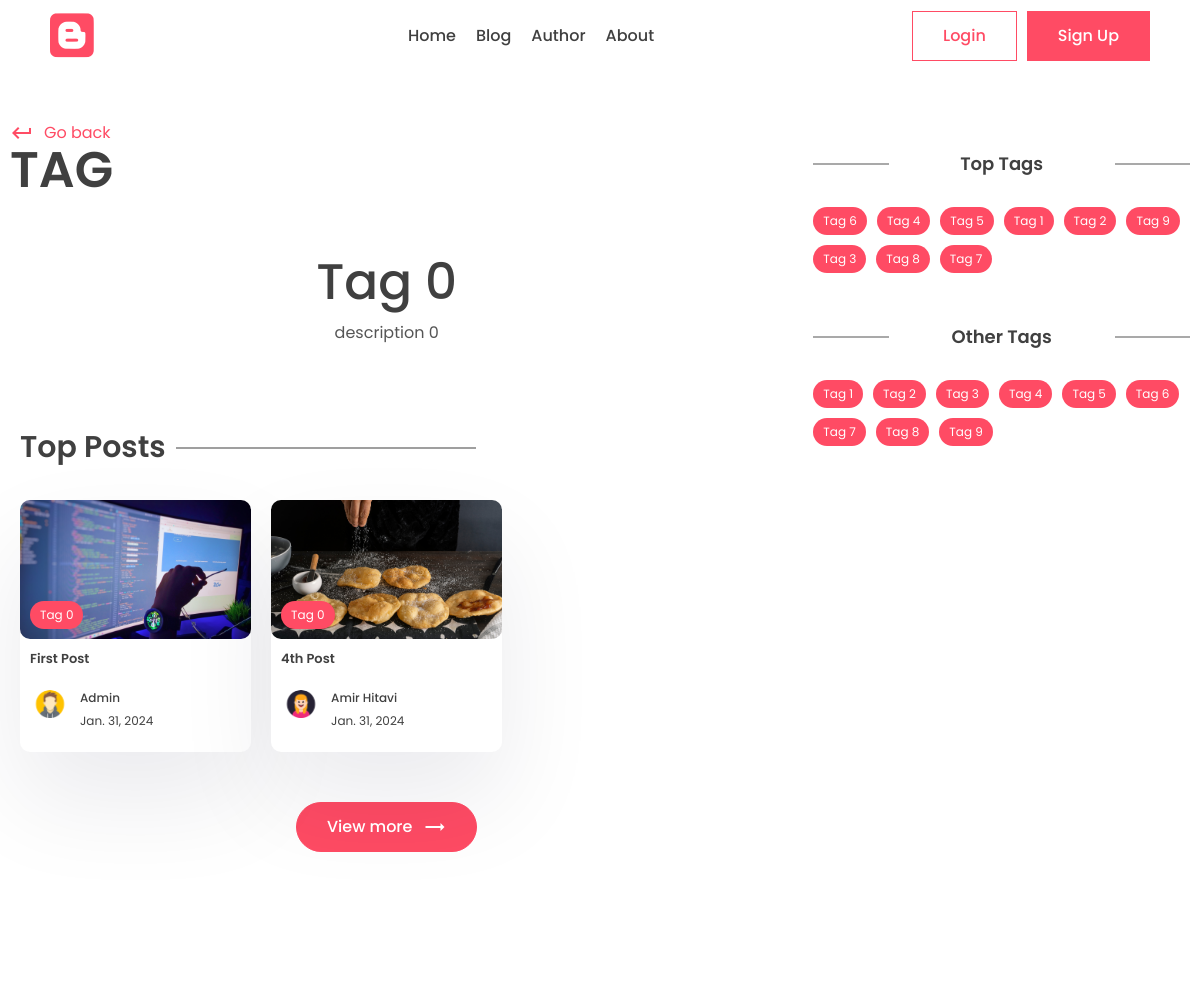
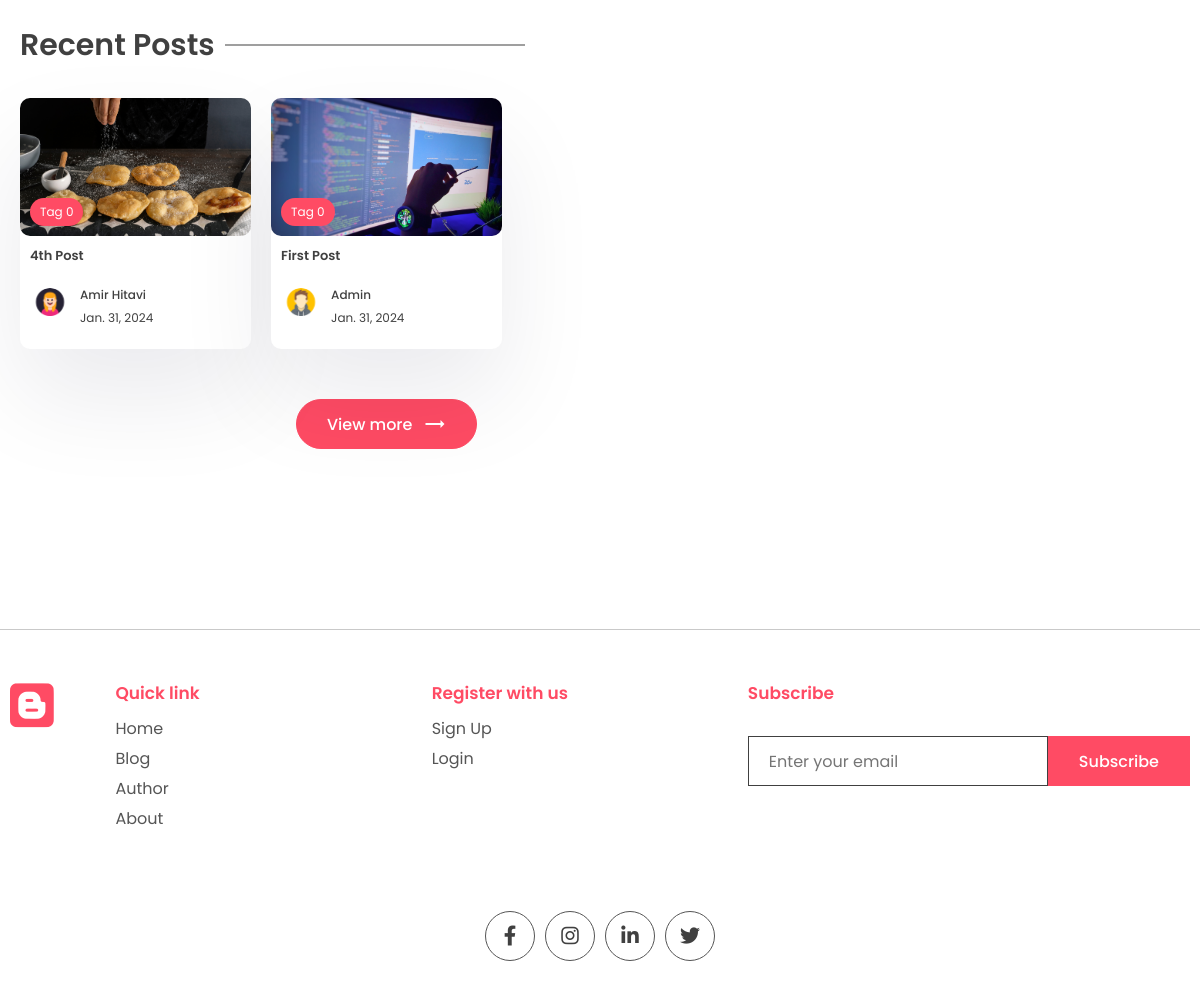
The app's page /tag/tag-0 with its own data (2 pictures, top to bottom).
### app/models.py (models this page shows, shortened)
class Tag(models.Model):
    name = models.CharField(max_length=255)
    description = models.CharField(max_length=255)
    slug = models.CharField(max_length=255, unique=True, blank=True)

class Post(models.Model):
    title = models.CharField(max_length=255)
    content = models.TextField()
    last_updated = models.DateTimeField(auto_now=True)
    slug = models.SlugField(max_length=255, unique=True, blank=True)
    image = models.ImageField(upload_to="images/", null=True, blank=True)
    tags = models.ManyToManyField(Tag, blank=True, related_name="post")
    view_count = models.IntegerField(default=0)
    is_featured = models.BooleanField(default=False)
    author = models.ForeignKey(User, on_delete=models.CASCADE, null=True, blank=True)
    bookmarks = models.ManyToManyField(User, related_name="bookmarks", default=None, blank=True)
    likes = models.ManyToManyField(User, related_name="likes", default=None, blank=True)

class Profile(models.Model):
    user = models.OneToOneField(User, on_delete=models.CASCADE)
    bio = models.TextField()
    profile_image = models.ImageField(upload_to="images/", null=True, blank=True)
    slug = models.SlugField(max_length=255, unique=True, blank=True)

### app/views.py (the view)
# urls.py: path('tag/<slug:slug>', views.tag_page, name="tag_page"),
def tag_page(request, slug):
    tag = Tag.objects.get(slug=slug)
    top_posts = Post.objects.filter(tags__in=[tag.id]).order_by("-view_count")[:3]
    recent_posts = Post.objects.filter(tags__in=[tag.id]).order_by("-last_updated")[:3]
    top_tags = Tag.objects.exclude(slug=slug).annotate(post_count=Count('post')).order_by('-post_count')[:10]
    other_tags = Tag.objects.exclude(slug=slug)[:10]
    context = {
        "tag": tag,
        "top_posts": top_posts,
        "recent_posts": recent_posts,
        "top_tags": top_tags,
        "other_tags": other_tags
    }
    return render(request, "app/tag.html", context)

### app/templates/app/tag.html (shortened to what this page needs)
{% extends 'base.html' %}
{% block content %}
  <div class="container">
    <div class="layout">
      <div class="left">
        <div class="page-top">
          <div class="top flex">
            <div class="page-name">
              <a href="{% url 'index' %}" class="learn">
                  <span class="material-icons">keyboard_return</span> Go back
              </a>
              <h1>Tag</h1>
            </div>
          </div>
        </div>
        <center>
          <div class="typo">
            <h1 class="title">{{ tag.name | title }}</h1>
            <p>{{ tag.description | safe }}</p>
          </div>
        </center>
        <section class="sp">
          <div class="container">
            <h1 class="sec-title">Top Posts</h1>
            <div class="grid-3 blog-grid">
              {% for post in top_posts %}
                <a href="{% url 'post_page' post.slug %}">
                  <div class="card">
                    <div class="post-img">
                      <img src="{{ post.image.url }}" alt="" />
                      <div class="tag">{{ post.tags.all.0.name }}</div>
                    </div>
                    <div class="card-content">
                      <h3>{{ post.title | title }}</h3>
                      <div class="author">
                        <div class="profile-pic">
                          <img src="{{ post.author.profile.profile_image.url }}" alt="" />
                        </div>
                        <div class="details">
                          {% if post.author.first_name and post.author.last_name %}
                            <p>{{ post.author.first_name | title }} {{ post.author.last_name | title }}</p>
                          {% else %}
                            <p>{{ post.author.username | title }}</p>
                          {% endif %}
                          <small>{{ post.last_updated | date }}</small>
                        </div>
                      </div>
                    </div>
                  </div>
                </a>
              {% endfor %}
            </div>
            <center>
                <a href="{% url 'all_posts' %}">
                    <button class="btn btn-primary rounded view">
                        View more <span class="material-icons">trending_flat</span>
                    </button>
                </a>
            </center>
          </div>
        </section>
        <section class="sp">
          <div class="container">
            <h1 class="sec-title">Recent Posts</h1>
            <div class="grid-3 blog-grid">
              {% for post in recent_posts %}
                <a href="{% url 'post_page' post.slug %}">
                  <div class="card">
                    <div class="post-img">
                      <img src="{{ post.image.url }}" alt="" />
                      <div class="tag">{{ post.tags.all.0.name }}</div>
                    </div>
                    <div class="card-content">
                      <h3>{{ post.title | title }}</h3>
                      <div class="author">
                        <div class="profile-pic">
                          <img src="{{ post.author.profile.profile_image.url }}" alt="" />
                        </div>
                        <div class="details">
                          {% if post.author.first_name and post.author.last_name %}
                            <p>{{ post.author.first_name | title }} {{ post.author.last_name | title }}</p>
                          {% else %}
                            <p>{{ post.author.profile.user.username | title }}</p>
                          {% endif %}
                          <small>{{ post.last_updated | date }}</small>
                        </div>
                      </div>
                    </div>
                  </div>
                </a>
              {% endfor %}
            </div>
            <center>
                <a href="{% url 'all_posts' %}">
                    <button class="btn btn-primary rounded view">
                        View more <span class="material-icons">trending_flat</span>
                    </button>
                </a>
            </center>
          </div>
        </section>
      </div>
      <div class="right">
        <div class="block">
          <h2 class="title2">Top Tags</h2>
          <div class="blog-tags">
            {% for tag in top_tags %}
              <a class="tag" href="{% url 'tag_page' tag.slug %}">{{ tag.name }}</a>
            {% endfor %}
          </div>
        </div>
        <div class="block">
          <h2 class="title2">Other Tags</h2>
          <div class="blog-tags">
            {% for tag in other_tags %}
              <a class="tag" href="{% url 'tag_page' tag.slug %}">{{ tag.name }}</a>
            {% endfor %}
          </div>
        </div>
      </div>
    </div>
  </div>
{% endblock %}

### app/static/app/style.css (style rules this page uses)
* { margin: 0; padding: 0; box-sizing: border-box; text-decoration: none; border: none; outline: none; list-style: none; font-family: "Poppins", sans-serif; color: var(--black); }
:root { --red: #ff4b64; --black: #404040; --des: #555555; --shadow: #ffffff1a 0px 1px 1px 0px inset, #32325d40 0px 50px 100px -20px, #0000004d 0px 30px 60px -30px; --shadow2: rgba(17, 12, 46, 0.084) 0px 48px 100px 0px; }
html { font-size: 62.5%; }
[class*="grid"] { display: grid; }
img { width: 100%; }
.container { max-width: 1220px; margin: auto; padding: 0 10px; }
p, a { font-size: 1.6rem; color: var(--des); }
.btn { cursor: pointer; height: 5rem; padding: 0 3rem; font-size: 1.6rem; font-weight: 500; border: 1px solid var(--red); display: flex; align-items: center; justify-content: center; gap: 1rem; }
.btn span { color: white; }
.btn-primary { background: var(--red); color: white; }
.rounded { border-radius: 5rem; }
.typo { width: 50%; margin-top: 5rem; }
.title { font-size: 5rem; font-weight: 500; }
.sp { padding: 8rem 0; }
.post-img { height: 40rem; width: 100%; overflow: hidden; border-radius: 1rem; }
.post-img img { height: 100%; object-fit: cover; object-position: center; }
.learn { display: flex; align-items: center; gap: 1rem; color: var(--red); margin-top: 2rem; }
.learn span { color: #ff4b64; }
.sec-title { font-size: 3rem; font-weight: 600; position: relative; width: fit-content; margin-bottom: 3rem; }
.sec-title::after { content: ""; position: absolute; right: -31rem; height: 1px; width: 30rem; background: var(--black); top: 50%; transform: translateY(-50%); }
.grid-3 { grid-template-columns: repeat(3, 1fr); gap: 5rem; }
.card { background: white; box-shadow: var(--shadow2); border-radius: 1rem; cursor: pointer; transition: 0.3s; }
.post-img { position: relative; }
.tag { position: absolute; bottom: 1rem; left: 1rem; background: var(--red); color: white; border-radius: 5rem; padding: 0.5rem 1rem; font-size: 1.2rem; }
.card-content { padding: 2rem; padding-bottom: 3rem; }
.card h3 { font-size: 1.6rem; font-weight: 600; }
.card .post-img { width: 100%; height: unset; aspect-ratio: 1/0.6; }
.author { display: flex; align-items: center; gap: 1rem; margin-top: 2rem; }
.profile-pic { width: 5rem; aspect-ratio: 1/1; border-radius: 50%; overflow: hidden; }
.author p { color: var(--black); font-weight: 500; font-size: 1.4rem; }
.author small { color: var(--black); font-size: 1.2rem; }
.view { margin-top: 5rem; }
.layout { display: flex; gap: 5rem; }
.left { width: 100%; height: 100%; }
.right { position: sticky; top: 70px; height: 100%; width: 50%; }
.page-name h1 { font-size: 5rem; text-transform: uppercase; font-weight: 600; line-height: 5rem; }
.flex { display: flex; align-items: flex-end; justify-content: space-between; }
.left .typo { width: 100%; }
.title2 { position: relative; font-size: 1.8rem; text-align: center; font-weight: 600; margin-bottom: 3rem; }
.title2::before { content: ""; position: absolute; height: 1px; width: 20%; background: var(--des); left: 0; top: 50%; transform: translateY(-50%); }
.title2::after { content: ""; position: absolute; height: 1px; width: 20%; background: var(--des); right: 0; top: 50%; transform: translateY(-50%); }
.blog-grid { gap: 2rem; }
.blog-grid .card-content { padding: 1rem; padding-bottom: 2rem; }
.blog-grid .card h3 { font-size: 1.3rem; font-weight: 600; }
.blog-grid .profile-pic { width: 4rem; }
.blog-grid .author p { font-size: 1.2rem; }
.block { margin-top: 5rem; }
.blog-tags .tag { position: unset; width: fit-content; }
.blog-tags { display: flex; align-items: center; flex-wrap: wrap; gap: 1rem; margin-top: 3rem; }

### records on screen
Tag: name "Tag 0", description "description 0"
Post: image (picture), tags.all.0.name "Tag 0", title "First Post", author.profile.profile_image (picture), author.username "Admin", last_updated "Jan. 31, 2024", author.profile.user.username "Admin"
Post: image (picture), tags.all.0.name "Tag 0", title "4th Post", author.profile.profile_image (picture), author.first_name "Amir", author.last_name "Hitavi", last_updated "Jan. 31, 2024"
Tag: name "Tag 6"
Tag: name "Tag 4"
Tag: name "Tag 5"
Tag: name "Tag 1"
Tag: name "Tag 2"
Tag: name "Tag 9"
Tag: name "Tag 3"
Tag: name "Tag 8"
Tag: name "Tag 7"
